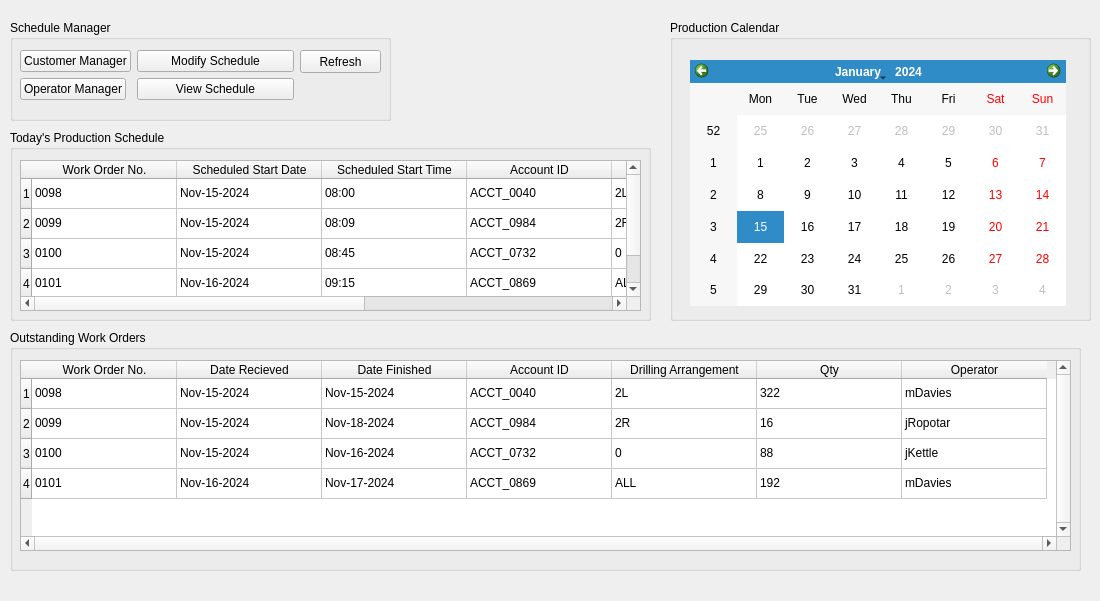
<?xml version="1.0" encoding="UTF-8"?>
<ui version="4.0">
 <class>productionSchedulerWiget</class>
 <widget class="QWidget" name="productionSchedulerWiget">
  <property name="geometry">
   <rect>
    <x>0</x>
    <y>0</y>
    <width>1100</width>
    <height>601</height>
   </rect>
  </property>
  <property name="windowTitle">
   <string>Production Scheduler</string>
  </property>
  <property name="toolTip">
   <string>Press a day on the calendar to see that day's production runs</string>
  </property>
  <widget class="QGroupBox" name="groupBox">
   <property name="geometry">
    <rect>
     <x>670</x>
     <y>20</y>
     <width>421</width>
     <height>301</height>
    </rect>
   </property>
   <property name="title">
    <string>Production Calendar</string>
   </property>
   <widget class="QCalendarWidget" name="calendarWidget">
    <property name="geometry">
     <rect>
      <x>20</x>
      <y>40</y>
      <width>376</width>
      <height>246</height>
     </rect>
    </property>
    <property name="toolTip">
     <string>&quot;play&quot;</string>
    </property>
   </widget>
  </widget>
  <widget class="QGroupBox" name="groupBox_2">
   <property name="geometry">
    <rect>
     <x>10</x>
     <y>330</y>
     <width>1071</width>
     <height>241</height>
    </rect>
   </property>
   <property name="title">
    <string>Outstanding Work Orders</string>
   </property>
   <widget class="QTableWidget" name="tableWidget">
    <property name="geometry">
     <rect>
      <x>10</x>
      <y>30</y>
      <width>1051</width>
      <height>191</height>
     </rect>
    </property>
    <property name="contextMenuPolicy">
     <enum>Qt::ActionsContextMenu</enum>
    </property>
    <property name="verticalScrollBarPolicy">
     <enum>Qt::ScrollBarAlwaysOn</enum>
    </property>
    <property name="horizontalScrollBarPolicy">
     <enum>Qt::ScrollBarAlwaysOn</enum>
    </property>
    <property name="autoScrollMargin">
     <number>16</number>
    </property>
    <attribute name="horizontalHeaderDefaultSectionSize">
     <number>145</number>
    </attribute>
    <row>
     <property name="text">
      <string>1</string>
     </property>
    </row>
    <row>
     <property name="text">
      <string>2</string>
     </property>
    </row>
    <row>
     <property name="text">
      <string>3</string>
     </property>
    </row>
    <row>
     <property name="text">
      <string>4</string>
     </property>
    </row>
    <column>
     <property name="text">
      <string>Work Order No.</string>
     </property>
     <property name="font">
      <font>
       <pointsize>9</pointsize>
      </font>
     </property>
    </column>
    <column>
     <property name="text">
      <string>Date Recieved</string>
     </property>
    </column>
    <column>
     <property name="text">
      <string>Date Finished</string>
     </property>
    </column>
    <column>
     <property name="text">
      <string>Account ID</string>
     </property>
    </column>
    <column>
     <property name="text">
      <string>Drilling Arrangement</string>
     </property>
    </column>
    <column>
     <property name="text">
      <string>Qty</string>
     </property>
    </column>
    <column>
     <property name="text">
      <string>Operator</string>
     </property>
    </column>
    <item row="0" column="0">
     <property name="text">
      <string>0098</string>
     </property>
    </item>
    <item row="0" column="1">
     <property name="text">
      <string>Nov-15-2024</string>
     </property>
    </item>
    <item row="0" column="2">
     <property name="text">
      <string>Nov-15-2024</string>
     </property>
    </item>
    <item row="0" column="3">
     <property name="text">
      <string>ACCT_0040</string>
     </property>
    </item>
    <item row="0" column="4">
     <property name="text">
      <string>2L</string>
     </property>
    </item>
    <item row="0" column="5">
     <property name="text">
      <string>322</string>
     </property>
    </item>
    <item row="0" column="6">
     <property name="text">
      <string>mDavies</string>
     </property>
    </item>
    <item row="1" column="0">
     <property name="text">
      <string>0099</string>
     </property>
    </item>
    <item row="1" column="1">
     <property name="text">
      <string>Nov-15-2024</string>
     </property>
    </item>
    <item row="1" column="2">
     <property name="text">
      <string>Nov-18-2024</string>
     </property>
    </item>
    <item row="1" column="3">
     <property name="text">
      <string>ACCT_0984</string>
     </property>
    </item>
    <item row="1" column="4">
     <property name="text">
      <string>2R</string>
     </property>
    </item>
    <item row="1" column="5">
     <property name="text">
      <string>16</string>
     </property>
    </item>
    <item row="1" column="6">
     <property name="text">
      <string>jRopotar</string>
     </property>
    </item>
    <item row="2" column="0">
     <property name="text">
      <string>0100</string>
     </property>
    </item>
    <item row="2" column="1">
     <property name="text">
      <string>Nov-15-2024</string>
     </property>
    </item>
    <item row="2" column="2">
     <property name="text">
      <string>Nov-16-2024</string>
     </property>
    </item>
    <item row="2" column="3">
     <property name="text">
      <string>ACCT_0732</string>
     </property>
    </item>
    <item row="2" column="4">
     <property name="text">
      <string>0</string>
     </property>
    </item>
    <item row="2" column="5">
     <property name="text">
      <string>88</string>
     </property>
    </item>
    <item row="2" column="6">
     <property name="text">
      <string>jKettle</string>
     </property>
    </item>
    <item row="3" column="0">
     <property name="text">
      <string>0101</string>
     </property>
    </item>
    <item row="3" column="1">
     <property name="text">
      <string>Nov-16-2024</string>
     </property>
    </item>
    <item row="3" column="2">
     <property name="text">
      <string>Nov-17-2024</string>
     </property>
    </item>
    <item row="3" column="3">
     <property name="text">
      <string>ACCT_0869</string>
     </property>
    </item>
    <item row="3" column="4">
     <property name="text">
      <string>ALL</string>
     </property>
    </item>
    <item row="3" column="5">
     <property name="text">
      <string>192</string>
     </property>
    </item>
    <item row="3" column="6">
     <property name="text">
      <string>mDavies</string>
     </property>
    </item>
   </widget>
  </widget>
  <widget class="QGroupBox" name="ScheduleManagerBox">
   <property name="geometry">
    <rect>
     <x>10</x>
     <y>20</y>
     <width>381</width>
     <height>101</height>
    </rect>
   </property>
   <property name="title">
    <string>Schedule Manager</string>
   </property>
   <widget class="QWidget" name="formLayoutWidget">
    <property name="geometry">
     <rect>
      <x>10</x>
      <y>30</y>
      <width>274</width>
      <height>61</height>
     </rect>
    </property>
    <layout class="QFormLayout" name="formLayout">
     <item row="0" column="0">
      <widget class="QPushButton" name="sManagerCustomerManagerButton">
       <property name="text">
        <string>Customer Manager</string>
       </property>
      </widget>
     </item>
     <item row="0" column="1">
      <widget class="QPushButton" name="pushButton">
       <property name="text">
        <string>Modify Schedule</string>
       </property>
      </widget>
     </item>
     <item row="1" column="0">
      <widget class="QPushButton" name="sManagerOperatorManagerButton">
       <property name="text">
        <string>Operator Manager</string>
       </property>
      </widget>
     </item>
     <item row="1" column="1">
      <widget class="QPushButton" name="pushButton_2">
       <property name="text">
        <string>View Schedule</string>
       </property>
      </widget>
     </item>
    </layout>
   </widget>
   <widget class="QPushButton" name="refreshButton">
    <property name="geometry">
     <rect>
      <x>290</x>
      <y>30</y>
      <width>81</width>
      <height>23</height>
     </rect>
    </property>
    <property name="text">
     <string>Refresh</string>
    </property>
   </widget>
  </widget>
  <widget class="QGroupBox" name="groupBox_3">
   <property name="geometry">
    <rect>
     <x>10</x>
     <y>130</y>
     <width>641</width>
     <height>191</height>
    </rect>
   </property>
   <property name="title">
    <string>Today's Production Schedule</string>
   </property>
   <widget class="QTableWidget" name="tableWidget_2">
    <property name="geometry">
     <rect>
      <x>10</x>
      <y>30</y>
      <width>621</width>
      <height>151</height>
     </rect>
    </property>
    <property name="contextMenuPolicy">
     <enum>Qt::ActionsContextMenu</enum>
    </property>
    <property name="verticalScrollBarPolicy">
     <enum>Qt::ScrollBarAlwaysOn</enum>
    </property>
    <property name="horizontalScrollBarPolicy">
     <enum>Qt::ScrollBarAlwaysOn</enum>
    </property>
    <property name="autoScrollMargin">
     <number>16</number>
    </property>
    <attribute name="horizontalHeaderDefaultSectionSize">
     <number>145</number>
    </attribute>
    <row>
     <property name="text">
      <string>1</string>
     </property>
    </row>
    <row>
     <property name="text">
      <string>2</string>
     </property>
    </row>
    <row>
     <property name="text">
      <string>3</string>
     </property>
    </row>
    <row>
     <property name="text">
      <string>4</string>
     </property>
    </row>
    <column>
     <property name="text">
      <string>Work Order No.</string>
     </property>
     <property name="font">
      <font>
       <pointsize>9</pointsize>
      </font>
     </property>
    </column>
    <column>
     <property name="text">
      <string>Scheduled Start Date</string>
     </property>
    </column>
    <column>
     <property name="text">
      <string>Scheduled Start Time</string>
     </property>
    </column>
    <column>
     <property name="text">
      <string>Account ID</string>
     </property>
    </column>
    <column>
     <property name="text">
      <string>Drilling Arrangement</string>
     </property>
    </column>
    <column>
     <property name="text">
      <string>Qty</string>
     </property>
    </column>
    <column>
     <property name="text">
      <string>Operator</string>
     </property>
    </column>
    <item row="0" column="0">
     <property name="text">
      <string>0098</string>
     </property>
    </item>
    <item row="0" column="1">
     <property name="text">
      <string>Nov-15-2024</string>
     </property>
    </item>
    <item row="0" column="2">
     <property name="text">
      <string>08:00</string>
     </property>
    </item>
    <item row="0" column="3">
     <property name="text">
      <string>ACCT_0040</string>
     </property>
    </item>
    <item row="0" column="4">
     <property name="text">
      <string>2L</string>
     </property>
    </item>
    <item row="0" column="5">
     <property name="text">
      <string>322</string>
     </property>
    </item>
    <item row="0" column="6">
     <property name="text">
      <string>mDavies</string>
     </property>
    </item>
    <item row="1" column="0">
     <property name="text">
      <string>0099</string>
     </property>
    </item>
    <item row="1" column="1">
     <property name="text">
      <string>Nov-15-2024</string>
     </property>
    </item>
    <item row="1" column="2">
     <property name="text">
      <string>08:09</string>
     </property>
    </item>
    <item row="1" column="3">
     <property name="text">
      <string>ACCT_0984</string>
     </property>
    </item>
    <item row="1" column="4">
     <property name="text">
      <string>2R</string>
     </property>
    </item>
    <item row="1" column="5">
     <property name="text">
      <string>16</string>
     </property>
    </item>
    <item row="1" column="6">
     <property name="text">
      <string>jRopotar</string>
     </property>
    </item>
    <item row="2" column="0">
     <property name="text">
      <string>0100</string>
     </property>
    </item>
    <item row="2" column="1">
     <property name="text">
      <string>Nov-15-2024</string>
     </property>
    </item>
    <item row="2" column="2">
     <property name="text">
      <string>08:45</string>
     </property>
    </item>
    <item row="2" column="3">
     <property name="text">
      <string>ACCT_0732</string>
     </property>
    </item>
    <item row="2" column="4">
     <property name="text">
      <string>0</string>
     </property>
    </item>
    <item row="2" column="5">
     <property name="text">
      <string>88</string>
     </property>
    </item>
    <item row="2" column="6">
     <property name="text">
      <string>jKettle</string>
     </property>
    </item>
    <item row="3" column="0">
     <property name="text">
      <string>0101</string>
     </property>
    </item>
    <item row="3" column="1">
     <property name="text">
      <string>Nov-16-2024</string>
     </property>
    </item>
    <item row="3" column="2">
     <property name="text">
      <string>09:15</string>
     </property>
    </item>
    <item row="3" column="3">
     <property name="text">
      <string>ACCT_0869</string>
     </property>
    </item>
    <item row="3" column="4">
     <property name="text">
      <string>ALL</string>
     </property>
    </item>
    <item row="3" column="5">
     <property name="text">
      <string>192</string>
     </property>
    </item>
    <item row="3" column="6">
     <property name="text">
      <string>mDavies</string>
     </property>
    </item>
   </widget>
  </widget>
  <action name="actionEdit">
   <property name="text">
    <string>Edit</string>
   </property>
   <property name="toolTip">
    <string>&lt;html&gt;&lt;head/&gt;&lt;body&gt;&lt;p&gt;Edit a WO : opens the WO associated with a row&lt;/p&gt;&lt;/body&gt;&lt;/html&gt;</string>
   </property>
  </action>
 </widget>
 <resources/>
 <connections/>
</ui>
